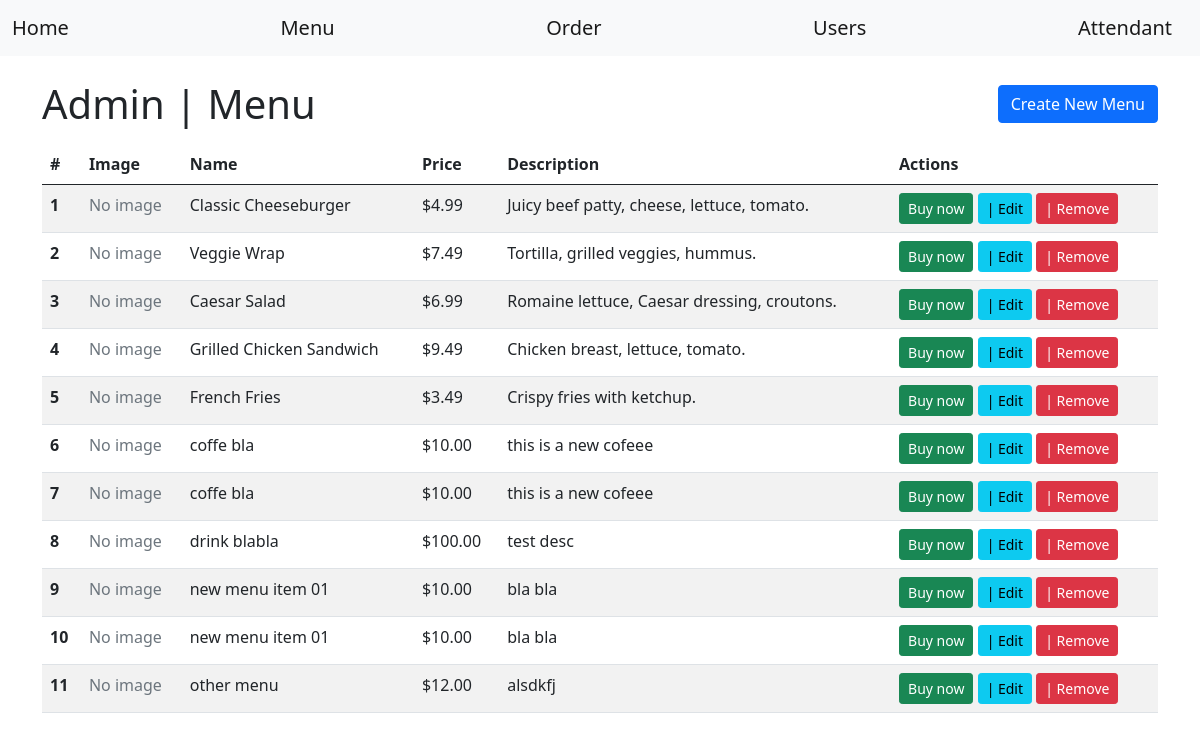
Before: /admin/menu/list with the older database file.
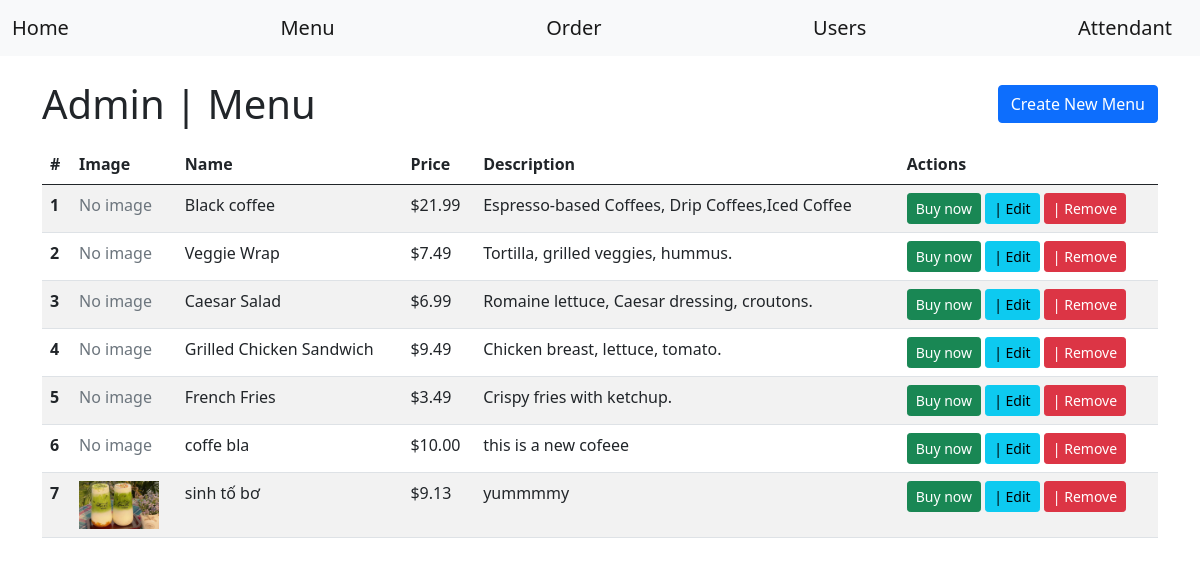
After: the same page with the newer database file.
### tables this page shows
CREATE TABLE menus (
                id INTEGER PRIMARY KEY AUTOINCREMENT,
                name TEXT NOT NULL,
                price REAL NOT NULL,
                description TEXT
            , image TEXT);

### app.py (the view)
@app.route("/admin/menu/list")
def show_menu_list():
    controller = MenuController()
    return controller.list_menu()

### controller/menu_controller.py (called while the page is built)
    def list_menu(self):
        menu = self.model.get_menu()
        return render_template("list_menu.html", items=menu)

### model/menu_model.py (called while the page is built)
    def get_menu(self):
        connection = sqlite3.connect(self.db_path)
        cursor = connection.cursor()
        cursor.execute("SELECT id, name, price, description, image FROM menus")
        results = cursor.fetchall()
        connection.close()
        menu_items = []
        for row in results:
            item_id, name, price, description, image = row
            menu_items.append({
                "id": item_id,
                "name": name,
                "price": price,
                "description": description,
                "image": image
            })
        return menu_items

### templates/list_menu.html (shortened to what this page needs)
{% extends "base.html" %}
{% block content %}
<div class="d-flex justify-content-between align-items-center mb-3">
  <h1 class="mb-0">Admin | Menu</h1>
  <a href="{{ url_for('create_menu') }}" class="btn btn-primary">
    Create New Menu
  </a>
</div>
<table class="table table-striped">
  <thead>
    <tr>
      <th scope="col">#</th>
      <th scope="col">Image</th>
      <th scope="col">Name</th>
      <th scope="col">Price</th>
      <th scope="col">Description</th>
      <th scope="col">Actions</th>
    </tr>
  </thead>
  <tbody>
    {% for item in items %}
      <tr>
        <th scope="row">{{ loop.index }}</th>
        <td>
          {% if item.image %}
            <img
              src="{{ url_for('static', filename='uploads/' ~ item.image) }}"
              alt="menu image"
              style="width: 80px; height: auto;"
            >
          {% else %}
            <span class="text-muted">No image</span>
          {% endif %}
        </td>
        <td>{{ item.name }}</td>
        <td>${{ "%.2f"|format(item.price) }}</td>
        <td>{{ item.description }}</td>
        <td>
          <a href="{{ url_for('buy_now', item_id=item.id) }}" class="btn btn-success btn-sm">Buy now</a>
            <a href="/menu/edit/{{ item.id }}"
            class="btn btn-info btn-sm"
            onclick="return confirm('Are you sure you want to edit this item?')">
            | Edit
         </a>
            <a href="{{ url_for('delete_menu', item_id=item.id) }}"
            class="btn btn-danger btn-sm"
            onclick="return confirm('Are you sure you want to delete this item?')">| Remove</a>
        </td>
      </tr>
    {% endfor %}
  </tbody>
</table>
{% endblock %}

### templates/base.html (shortened to what this page needs)
<!DOCTYPE html>
<html lang="en">
<head>
<link
      rel="stylesheet"
      href="{{ url_for('static', filename='css/bootstrap.css') }}"
    >
</head>
<body>
  <nav class="navbar navbar-expand-lg navbar-light bg-light">
    <div class="container-fluid">
      <a class="navbar-brand" href="/">Home</a>
      <a class="navbar-brand" href="{{ url_for('show_menu_list') }}"> Menu</a>
      <a class="navbar-brand" href="#">Order</a>
      <a class="navbar-brand" href="#">Users</a>
      <a class="navbar-brand" href="#">Attendant</a>
    </div>
  </nav>
  <div class="container mt-4">
    {% block content %}{% endblock %}
  </div>
</body>
</html>

Changed rows visible on the page:
removed menus: shows "No image", name "Classic Cheeseburger", price "4.99", description "Juicy beef patty, cheese, lettuce, tomato."
removed menus: shows "No image", name "coffe bla", price "10.00", description "this is a new cofeee"
removed menus: shows "No image", name "drink blabla", price "100.00", description "test desc"
removed menus: shows "No image", name "new menu item 01", price "10.00", description "bla bla"
removed menus: shows "No image", name "new menu item 01", price "10.00", description "bla bla"
removed menus: shows "No image", name "other menu", price "12.00", description "alsdkfj"
added menus: shows "No image", name "Black coffee", price "21.99", description "Espresso-based Coffees, Drip Coffees,Iced Coffee"
added menus: image (picture), name "sinh tố bơ", price "9.13", description "yummmmy"
